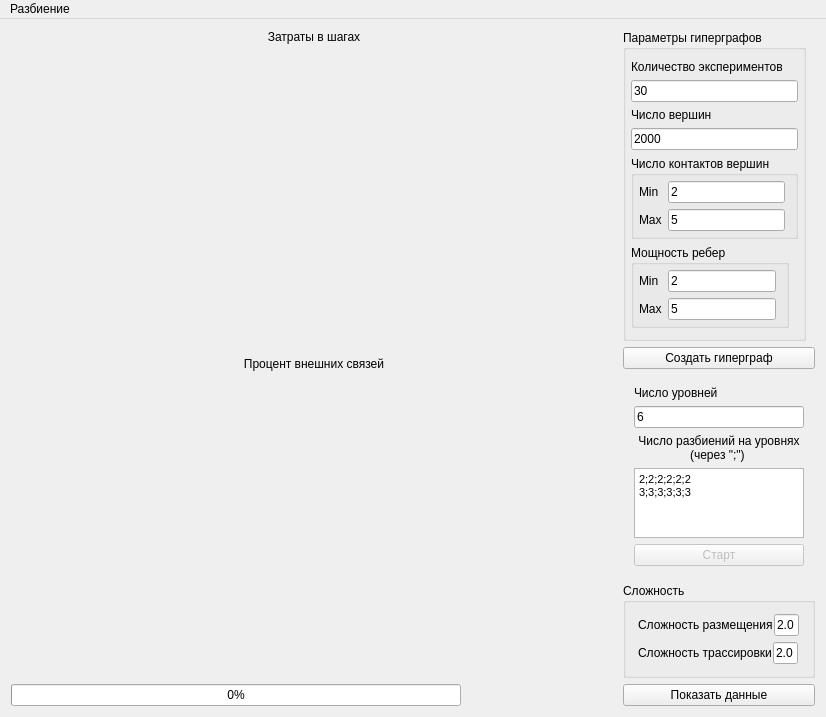
<?xml version="1.0" encoding="UTF-8"?>
<ui version="4.0">
 <class>MainWindow</class>
 <widget class="QMainWindow" name="MainWindow">
  <property name="enabled">
   <bool>true</bool>
  </property>
  <property name="geometry">
   <rect>
    <x>0</x>
    <y>0</y>
    <width>826</width>
    <height>686</height>
   </rect>
  </property>
  <property name="sizePolicy">
   <sizepolicy hsizetype="Preferred" vsizetype="Preferred">
    <horstretch>0</horstretch>
    <verstretch>0</verstretch>
   </sizepolicy>
  </property>
  <property name="minimumSize">
   <size>
    <width>0</width>
    <height>0</height>
   </size>
  </property>
  <property name="windowTitle">
   <string>Hypergraph Model</string>
  </property>
  <widget class="QWidget" name="centralWidget">
   <layout class="QHBoxLayout" name="widgetLayout">
    <item>
     <layout class="QGridLayout" name="gridLayout">
      <property name="horizontalSpacing">
       <number>6</number>
      </property>
      <item row="1" column="0" colspan="2">
       <widget class="QCustomPlot" name="stepsChart" native="true">
        <property name="sizePolicy">
         <sizepolicy hsizetype="Expanding" vsizetype="Expanding">
          <horstretch>0</horstretch>
          <verstretch>0</verstretch>
         </sizepolicy>
        </property>
        <property name="minimumSize">
         <size>
          <width>0</width>
          <height>0</height>
         </size>
        </property>
        <property name="maximumSize">
         <size>
          <width>16777215</width>
          <height>16777215</height>
         </size>
        </property>
       </widget>
      </item>
      <item row="3" column="0" colspan="2">
       <widget class="QCustomPlot" name="edgesChart" native="true">
        <property name="sizePolicy">
         <sizepolicy hsizetype="Expanding" vsizetype="Expanding">
          <horstretch>0</horstretch>
          <verstretch>0</verstretch>
         </sizepolicy>
        </property>
        <property name="minimumSize">
         <size>
          <width>0</width>
          <height>0</height>
         </size>
        </property>
        <property name="maximumSize">
         <size>
          <width>16777215</width>
          <height>16777215</height>
         </size>
        </property>
       </widget>
      </item>
      <item row="0" column="0" colspan="2">
       <widget class="QLabel" name="stepsChartLabel">
        <property name="sizePolicy">
         <sizepolicy hsizetype="Preferred" vsizetype="Fixed">
          <horstretch>0</horstretch>
          <verstretch>0</verstretch>
         </sizepolicy>
        </property>
        <property name="text">
         <string>Затраты в шагах</string>
        </property>
        <property name="alignment">
         <set>Qt::AlignCenter</set>
        </property>
       </widget>
      </item>
      <item row="2" column="0" colspan="2">
       <widget class="QLabel" name="edgesChartLabel">
        <property name="sizePolicy">
         <sizepolicy hsizetype="Preferred" vsizetype="Fixed">
          <horstretch>0</horstretch>
          <verstretch>0</verstretch>
         </sizepolicy>
        </property>
        <property name="text">
         <string>Процент внешних связей</string>
        </property>
        <property name="alignment">
         <set>Qt::AlignCenter</set>
        </property>
       </widget>
      </item>
      <item row="4" column="1">
       <widget class="QLabel" name="statusLabel">
        <property name="sizePolicy">
         <sizepolicy hsizetype="Minimum" vsizetype="Fixed">
          <horstretch>0</horstretch>
          <verstretch>0</verstretch>
         </sizepolicy>
        </property>
        <property name="minimumSize">
         <size>
          <width>150</width>
          <height>0</height>
         </size>
        </property>
        <property name="text">
         <string/>
        </property>
        <property name="alignment">
         <set>Qt::AlignLeading|Qt::AlignLeft|Qt::AlignVCenter</set>
        </property>
       </widget>
      </item>
      <item row="4" column="0">
       <widget class="QProgressBar" name="progressBar">
        <property name="sizePolicy">
         <sizepolicy hsizetype="Expanding" vsizetype="Fixed">
          <horstretch>0</horstretch>
          <verstretch>0</verstretch>
         </sizepolicy>
        </property>
        <property name="minimumSize">
         <size>
          <width>450</width>
          <height>0</height>
         </size>
        </property>
        <property name="maximumSize">
         <size>
          <width>16777215</width>
          <height>16777215</height>
         </size>
        </property>
        <property name="value">
         <number>0</number>
        </property>
       </widget>
      </item>
     </layout>
    </item>
    <item>
     <layout class="QVBoxLayout" name="controlLayout">
      <item>
       <widget class="QGroupBox" name="HGParametersGroup">
        <property name="sizePolicy">
         <sizepolicy hsizetype="Fixed" vsizetype="Fixed">
          <horstretch>0</horstretch>
          <verstretch>0</verstretch>
         </sizepolicy>
        </property>
        <property name="minimumSize">
         <size>
          <width>0</width>
          <height>0</height>
         </size>
        </property>
        <property name="title">
         <string>Параметры гиперграфов</string>
        </property>
        <layout class="QVBoxLayout" name="verticalLayout_3">
         <property name="leftMargin">
          <number>5</number>
         </property>
         <property name="topMargin">
          <number>10</number>
         </property>
         <property name="rightMargin">
          <number>5</number>
         </property>
         <property name="bottomMargin">
          <number>10</number>
         </property>
         <item>
          <widget class="QLabel" name="experimentNumberLabel">
           <property name="text">
            <string>Количество экспериментов</string>
           </property>
          </widget>
         </item>
         <item>
          <widget class="QLineEdit" name="experimentNumberText">
           <property name="maximumSize">
            <size>
             <width>16777215</width>
             <height>16777215</height>
            </size>
           </property>
           <property name="text">
            <string>30</string>
           </property>
          </widget>
         </item>
         <item>
          <widget class="QLabel" name="vertexNumberLabel">
           <property name="text">
            <string>Число вершин</string>
           </property>
          </widget>
         </item>
         <item>
          <widget class="QLineEdit" name="vertexNumberText">
           <property name="maximumSize">
            <size>
             <width>16777215</width>
             <height>16777215</height>
            </size>
           </property>
           <property name="text">
            <string>2000</string>
           </property>
          </widget>
         </item>
         <item>
          <widget class="QGroupBox" name="contactGroup">
           <property name="sizePolicy">
            <sizepolicy hsizetype="Fixed" vsizetype="Fixed">
             <horstretch>0</horstretch>
             <verstretch>0</verstretch>
            </sizepolicy>
           </property>
           <property name="minimumSize">
            <size>
             <width>0</width>
             <height>0</height>
            </size>
           </property>
           <property name="title">
            <string>Число контактов вершин</string>
           </property>
           <layout class="QFormLayout" name="formLayout">
            <property name="leftMargin">
             <number>5</number>
            </property>
            <property name="topMargin">
             <number>5</number>
            </property>
            <property name="rightMargin">
             <number>10</number>
            </property>
            <property name="bottomMargin">
             <number>5</number>
            </property>
            <item row="1" column="0">
             <widget class="QLabel" name="minContactNumberLabel">
              <property name="text">
               <string>Min</string>
              </property>
             </widget>
            </item>
            <item row="3" column="0">
             <widget class="QLabel" name="maxContactNumberLabel">
              <property name="text">
               <string>Max</string>
              </property>
             </widget>
            </item>
            <item row="1" column="1">
             <widget class="QLineEdit" name="minContactNumberText">
              <property name="sizePolicy">
               <sizepolicy hsizetype="Expanding" vsizetype="Expanding">
                <horstretch>0</horstretch>
                <verstretch>0</verstretch>
               </sizepolicy>
              </property>
              <property name="text">
               <string>2</string>
              </property>
             </widget>
            </item>
            <item row="3" column="1">
             <widget class="QLineEdit" name="maxContactNumberText">
              <property name="sizePolicy">
               <sizepolicy hsizetype="Expanding" vsizetype="Expanding">
                <horstretch>0</horstretch>
                <verstretch>0</verstretch>
               </sizepolicy>
              </property>
              <property name="text">
               <string>5</string>
              </property>
             </widget>
            </item>
           </layout>
          </widget>
         </item>
         <item>
          <widget class="QGroupBox" name="edgeGroup">
           <property name="sizePolicy">
            <sizepolicy hsizetype="Fixed" vsizetype="Fixed">
             <horstretch>0</horstretch>
             <verstretch>0</verstretch>
            </sizepolicy>
           </property>
           <property name="minimumSize">
            <size>
             <width>0</width>
             <height>0</height>
            </size>
           </property>
           <property name="title">
            <string>Мощность ребер</string>
           </property>
           <layout class="QFormLayout" name="formLayout_2">
            <property name="leftMargin">
             <number>5</number>
            </property>
            <property name="topMargin">
             <number>5</number>
            </property>
            <property name="rightMargin">
             <number>10</number>
            </property>
            <property name="bottomMargin">
             <number>5</number>
            </property>
            <item row="1" column="0">
             <widget class="QLabel" name="minEdgeNumberLabel">
              <property name="text">
               <string>Min</string>
              </property>
             </widget>
            </item>
            <item row="3" column="0">
             <widget class="QLabel" name="maxEdgeNumberLabel">
              <property name="text">
               <string>Max</string>
              </property>
             </widget>
            </item>
            <item row="1" column="1">
             <widget class="QLineEdit" name="minEdgeNumberText">
              <property name="sizePolicy">
               <sizepolicy hsizetype="Expanding" vsizetype="Expanding">
                <horstretch>0</horstretch>
                <verstretch>0</verstretch>
               </sizepolicy>
              </property>
              <property name="text">
               <string>2</string>
              </property>
             </widget>
            </item>
            <item row="3" column="1">
             <widget class="QLineEdit" name="maxEdgeNumberText">
              <property name="sizePolicy">
               <sizepolicy hsizetype="Expanding" vsizetype="Expanding">
                <horstretch>0</horstretch>
                <verstretch>0</verstretch>
               </sizepolicy>
              </property>
              <property name="text">
               <string>5</string>
              </property>
             </widget>
            </item>
           </layout>
          </widget>
         </item>
        </layout>
       </widget>
      </item>
      <item>
       <widget class="QPushButton" name="createHGButton">
        <property name="maximumSize">
         <size>
          <width>16777215</width>
          <height>16777215</height>
         </size>
        </property>
        <property name="text">
         <string>Создать гиперграф</string>
        </property>
       </widget>
      </item>
      <item>
       <widget class="QStackedWidget" name="splittingControlGroup">
        <property name="sizePolicy">
         <sizepolicy hsizetype="Fixed" vsizetype="Preferred">
          <horstretch>0</horstretch>
          <verstretch>0</verstretch>
         </sizepolicy>
        </property>
        <property name="currentIndex">
         <number>1</number>
        </property>
        <widget class="QWidget" name="singleLevelPage">
         <layout class="QGridLayout" name="gridLayout_2">
          <property name="leftMargin">
           <number>2</number>
          </property>
          <property name="topMargin">
           <number>5</number>
          </property>
          <property name="rightMargin">
           <number>2</number>
          </property>
          <property name="bottomMargin">
           <number>5</number>
          </property>
          <item row="1" column="0">
           <widget class="QLabel" name="subHGNumberLabel">
            <property name="sizePolicy">
             <sizepolicy hsizetype="Fixed" vsizetype="Fixed">
              <horstretch>0</horstretch>
              <verstretch>0</verstretch>
             </sizepolicy>
            </property>
            <property name="text">
             <string>Число подграфов от 2 до</string>
            </property>
           </widget>
          </item>
          <item row="2" column="0">
           <widget class="QLineEdit" name="subHGNumberText">
            <property name="text">
             <string>6</string>
            </property>
           </widget>
          </item>
          <item row="3" column="0">
           <widget class="QGroupBox" name="startGroup">
            <property name="sizePolicy">
             <sizepolicy hsizetype="Preferred" vsizetype="Fixed">
              <horstretch>0</horstretch>
              <verstretch>0</verstretch>
             </sizepolicy>
            </property>
            <property name="title">
             <string>Старт</string>
            </property>
            <layout class="QVBoxLayout" name="verticalLayout_4">
             <item>
              <widget class="QPushButton" name="randomButton">
               <property name="enabled">
                <bool>false</bool>
               </property>
               <property name="text">
                <string>Рандом</string>
               </property>
               <property name="flat">
                <bool>false</bool>
               </property>
              </widget>
             </item>
             <item>
              <widget class="QPushButton" name="seriesButton">
               <property name="enabled">
                <bool>false</bool>
               </property>
               <property name="text">
                <string>Последовательно</string>
               </property>
              </widget>
             </item>
            </layout>
           </widget>
          </item>
         </layout>
        </widget>
        <widget class="QWidget" name="hierarchicalPage">
         <layout class="QVBoxLayout" name="verticalLayout_5">
          <item>
           <widget class="QLabel" name="levelNumberLabel">
            <property name="sizePolicy">
             <sizepolicy hsizetype="Preferred" vsizetype="Fixed">
              <horstretch>0</horstretch>
              <verstretch>0</verstretch>
             </sizepolicy>
            </property>
            <property name="text">
             <string>Число уровней</string>
            </property>
           </widget>
          </item>
          <item>
           <widget class="QLineEdit" name="levelNumberText">
            <property name="text">
             <string>6</string>
            </property>
           </widget>
          </item>
          <item>
           <layout class="QVBoxLayout" name="verticalLayout_2">
            <item>
             <widget class="QLabel" name="splittingNumber">
              <property name="sizePolicy">
               <sizepolicy hsizetype="Preferred" vsizetype="Fixed">
                <horstretch>0</horstretch>
                <verstretch>0</verstretch>
               </sizepolicy>
              </property>
              <property name="text">
               <string>Число разбиений на уровнях
(через &quot;;&quot;) </string>
              </property>
              <property name="alignment">
               <set>Qt::AlignCenter</set>
              </property>
             </widget>
            </item>
            <item>
             <widget class="QTextEdit" name="splittingNumberText">
              <property name="maximumSize">
               <size>
                <width>170</width>
                <height>16777215</height>
               </size>
              </property>
              <property name="html">
               <string>&lt;!DOCTYPE HTML PUBLIC &quot;-//W3C//DTD HTML 4.0//EN&quot; &quot;http://www.w3.org/TR/REC-html40/strict.dtd&quot;&gt;
&lt;html&gt;&lt;head&gt;&lt;meta name=&quot;qrichtext&quot; content=&quot;1&quot; /&gt;&lt;style type=&quot;text/css&quot;&gt;
p, li { white-space: pre-wrap; }
&lt;/style&gt;&lt;/head&gt;&lt;body style=&quot; font-family:'MS Shell Dlg 2'; font-size:8.25pt; font-weight:400; font-style:normal;&quot;&gt;
&lt;p style=&quot; margin-top:0px; margin-bottom:0px; margin-left:0px; margin-right:0px; -qt-block-indent:0; text-indent:0px;&quot;&gt;2;2;2;2;2;2&lt;br /&gt;3;3;3;3;3;3&lt;/p&gt;&lt;/body&gt;&lt;/html&gt;</string>
              </property>
              <property name="acceptRichText">
               <bool>false</bool>
              </property>
             </widget>
            </item>
           </layout>
          </item>
          <item>
           <widget class="QPushButton" name="startButton">
            <property name="enabled">
             <bool>false</bool>
            </property>
            <property name="text">
             <string>Старт</string>
            </property>
           </widget>
          </item>
         </layout>
        </widget>
       </widget>
      </item>
      <item>
       <widget class="QGroupBox" name="complexityGroup">
        <property name="title">
         <string>Сложность</string>
        </property>
        <layout class="QVBoxLayout" name="verticalLayout">
         <item>
          <layout class="QHBoxLayout" name="deploymentLayout">
           <property name="spacing">
            <number>0</number>
           </property>
           <property name="sizeConstraint">
            <enum>QLayout::SetDefaultConstraint</enum>
           </property>
           <property name="leftMargin">
            <number>0</number>
           </property>
           <item>
            <widget class="QLabel" name="deploymentComplexityLabel">
             <property name="sizePolicy">
              <sizepolicy hsizetype="Maximum" vsizetype="Fixed">
               <horstretch>0</horstretch>
               <verstretch>0</verstretch>
              </sizepolicy>
             </property>
             <property name="minimumSize">
              <size>
               <width>0</width>
               <height>0</height>
              </size>
             </property>
             <property name="maximumSize">
              <size>
               <width>16777215</width>
               <height>16777215</height>
              </size>
             </property>
             <property name="text">
              <string>Сложность размещения</string>
             </property>
             <property name="margin">
              <number>0</number>
             </property>
            </widget>
           </item>
           <item>
            <widget class="QLineEdit" name="deploymentComplexityText">
             <property name="sizePolicy">
              <sizepolicy hsizetype="Maximum" vsizetype="Fixed">
               <horstretch>0</horstretch>
               <verstretch>0</verstretch>
              </sizepolicy>
             </property>
             <property name="maximumSize">
              <size>
               <width>25</width>
               <height>16777215</height>
              </size>
             </property>
             <property name="text">
              <string>2.0</string>
             </property>
            </widget>
           </item>
          </layout>
         </item>
         <item>
          <layout class="QHBoxLayout" name="tracingLayout">
           <property name="spacing">
            <number>0</number>
           </property>
           <item>
            <widget class="QLabel" name="tracingComplexityLabel">
             <property name="sizePolicy">
              <sizepolicy hsizetype="Maximum" vsizetype="Fixed">
               <horstretch>0</horstretch>
               <verstretch>0</verstretch>
              </sizepolicy>
             </property>
             <property name="minimumSize">
              <size>
               <width>0</width>
               <height>0</height>
              </size>
             </property>
             <property name="text">
              <string>Сложность трассировки</string>
             </property>
            </widget>
           </item>
           <item>
            <widget class="QLineEdit" name="tracingComplexityText">
             <property name="sizePolicy">
              <sizepolicy hsizetype="Maximum" vsizetype="Fixed">
               <horstretch>0</horstretch>
               <verstretch>0</verstretch>
              </sizepolicy>
             </property>
             <property name="maximumSize">
              <size>
               <width>25</width>
               <height>16777215</height>
              </size>
             </property>
             <property name="text">
              <string>2.0</string>
             </property>
            </widget>
           </item>
          </layout>
         </item>
        </layout>
       </widget>
      </item>
      <item>
       <spacer name="verticalSpacer">
        <property name="orientation">
         <enum>Qt::Vertical</enum>
        </property>
        <property name="sizeHint" stdset="0">
         <size>
          <width>0</width>
          <height>0</height>
         </size>
        </property>
       </spacer>
      </item>
      <item>
       <widget class="QPushButton" name="showButton">
        <property name="text">
         <string>Показать данные</string>
        </property>
       </widget>
      </item>
     </layout>
    </item>
   </layout>
  </widget>
  <widget class="QMenuBar" name="menuBar">
   <property name="geometry">
    <rect>
     <x>0</x>
     <y>0</y>
     <width>826</width>
     <height>21</height>
    </rect>
   </property>
   <widget class="QMenu" name="modeMenu">
    <property name="title">
     <string>Разбиение</string>
    </property>
    <addaction name="singleLevelAction"/>
    <addaction name="hierarchicalAction"/>
   </widget>
   <addaction name="modeMenu"/>
  </widget>
  <action name="singleLevelAction">
   <property name="checkable">
    <bool>true</bool>
   </property>
   <property name="checked">
    <bool>true</bool>
   </property>
   <property name="text">
    <string>Одноуровневое</string>
   </property>
  </action>
  <action name="hierarchicalAction">
   <property name="checkable">
    <bool>true</bool>
   </property>
   <property name="text">
    <string>Иерархическое</string>
   </property>
  </action>
 </widget>
 <layoutdefault spacing="6" margin="11"/>
 <customwidgets>
  <customwidget>
   <class>QCustomPlot</class>
   <extends>QWidget</extends>
   <header>chart/qcustomplot.h</header>
   <container>1</container>
  </customwidget>
 </customwidgets>
 <resources/>
 <connections/>
</ui>
